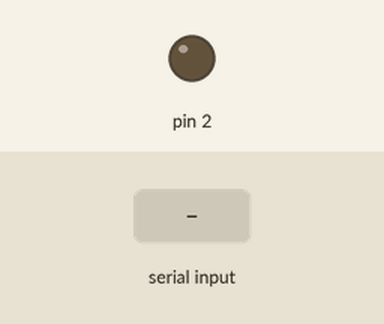
Recording of a sketch running on a simulated Arduino Uno, built with avr-gcc and run on an emulated ATmega328P. Shown: output pins drawn as LEDs (lit = HIGH). The inputs (shaded band) are chosen by the test bench. What the sketch prints to the serial monitor is not drawn.

Above: at 1.2 s.
1.3 s: byte 30 received over Serial
At 2.0 s:
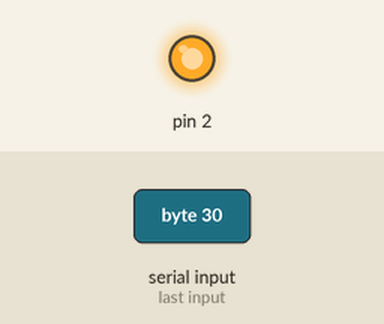
2.8 s: byte 90 received over Serial
At 3.1 s:
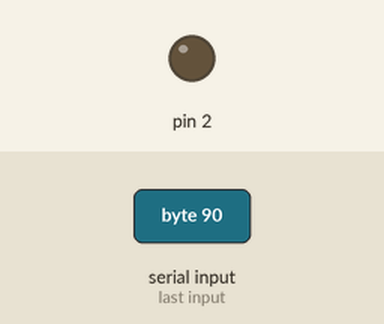
4.3 s: byte 120 received over Serial
At 5.5 s:
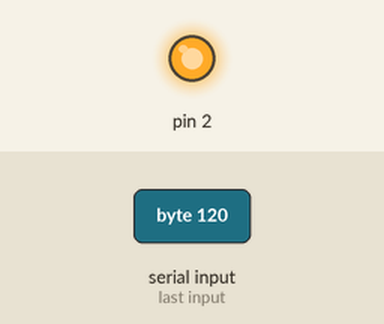
Timing chart, 0 to 7.3 s (numbered marks = the images above; inputs shaded):
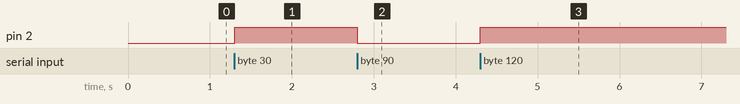

Measured:
- after the input at 1.3 s, pin 2: LOW → HIGH at once
- after the input at 2.8 s, pin 2: HIGH → LOW at once
- after the input at 4.3 s, pin 2: LOW → HIGH at once

The sketch:

sketch_jan26a.ino
```cpp
 bool toggle = true;

void setup() {
  // put your setup code here, to run once:
  pinMode(2, OUTPUT);
  Serial.begin(9600); // bits per second.

}

void loop() {


  while( Serial.available() == 0);

    // read
    char val = Serial.read();

    if(toggle) {
      digitalWrite(2, HIGH);
      toggle = false;
    }
    else {
      toggle = true;
      digitalWrite(2, LOW);
    }

    // echo
    Serial.print(val);


  //digitalWrite(2, HIGH);   // turn the LED on (HIGH is the voltage level)
  //delay(1000);                       // wait for a second
  //digitalWrite(2, LOW);    // turn the LED off by making the voltage LOW
  //delay(1000);                       // wait for a second

}
```
